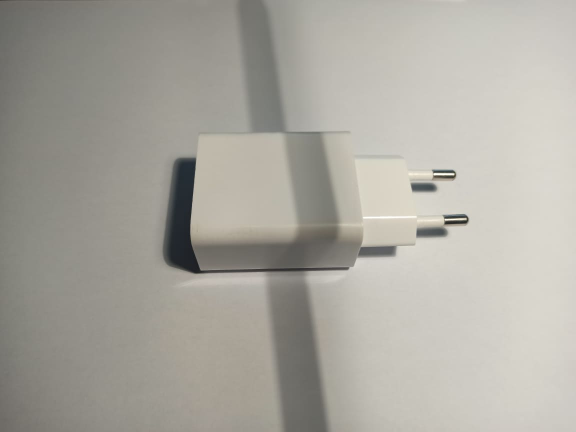
#> input picture imgs/charger2.jpg, 1152 x 864 px (shown at 1/2 size)
$ jupyter execute shadow_seg.ipynb   (older library calls are emulated)
#> lines starting #> are read from the running program, lines starting #| are printed output that depends on the picture; after the words box and inside, x2 and y2 are one past the last pixel; in counts of white or black regions, pixels touching at a corner belong together
[cell 1]
import cv2
import numpy as np
import os
from matplotlib import pyplot as plt
import math

[cell 2]
img = cv2.imread('../imgs/charger2.jpg')
#> img is the input picture: shape (864, 1152, 3); mean B, G, R 159.4, 167.3, 170.1
rgb_img = cv2.cvtColor(img, cv2.COLOR_BGR2RGB)
gray = cv2.cvtColor(img, cv2.COLOR_BGR2GRAY)
f = plt.figure()
f.add_subplot(1,2, 1)

plt.imshow(rgb_img)
plt.title('Original Image'), plt.xticks([]), plt.yticks([])

f.add_subplot(1,2, 2)

plt.imshow(gray, cmap="gray")
plt.title('Gray Image'), plt.xticks([]), plt.yticks([])

plt.show(block=True)
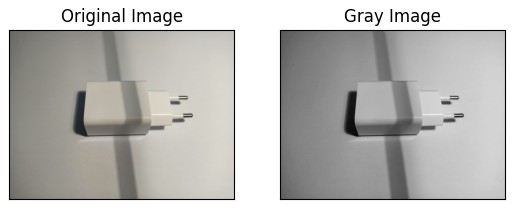
#> figure drawn by matplotlib, 2 panels

[cell 3]
clahe = cv2.createCLAHE(clipLimit=3.0, tileGridSize=(8,8))
cl1 = clahe.apply(gray)

plt.imshow(cl1, cmap="gray")
plt.title('Line shadow segmentation')
plt.xticks([]), plt.yticks([])
plt.show()

[cell 4]
kernel_size = 7
blur = cv2.GaussianBlur(cl1,(kernel_size, kernel_size),0)
plt.imshow(blur, cmap="gray")
plt.title('Blur Image')
plt.xticks([]), plt.yticks([])
plt.show()

[cell 5]
ret,thresh1 = cv2.threshold(cl1,100,255,cv2.THRESH_BINARY)
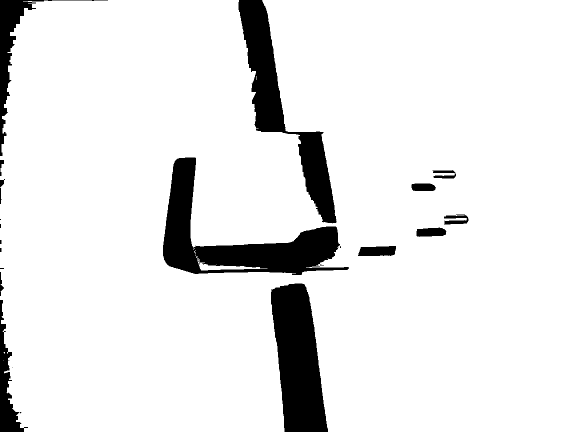
#> thresh1: shape (864, 1152) (shown at 1/2 size); 91% white; 24 black regions (8 under 20 px), largest, box (x1, y1, x2, y2) and area: (326, 315, 698, 550) 28160, (542, 567, 656, 864) 23479, (477, 0, 673, 447) 22356
thresh1 = cv2.dilate(~thresh1,(1,7),iterations = 10)
#> thresh1: shape (864, 1152); 10.6% white; 12 white regions (1 under 20 px), largest, box (x1, y1, x2, y2) and area: (326, 0, 698, 560) 58001, (542, 567, 656, 864) 23751, (0, 0, 216, 418) 10140

plt.imshow(thresh1, cmap='gray', vmin=0)
plt.title('Threshold'), plt.xticks([]), plt.yticks([])
plt.show()

[cell 6]
imgWithSobelX = cv2.Sobel(blur, cv2.CV_64F, 1, 0, ksize=5)
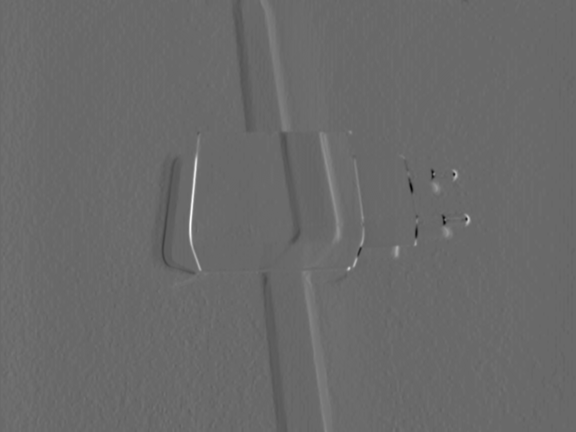
#> imgWithSobelX: shape (864, 1152) float64 (shown at 1/2 size); min -3820, max 5385, mean 11.3; drawn with min black and max white
imgWithSobelY = cv2.Sobel(blur, cv2.CV_64F, 0, 1, ksize=5)
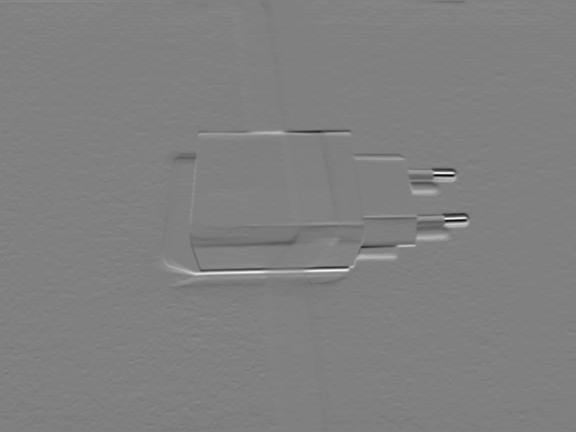
#> imgWithSobelY: shape (864, 1152) float64 (shown at 1/2 size); min -5250, max 5170, mean 1.2; drawn with min black and max white

f = plt.figure()
f.add_subplot(1,2, 1)
plt.imshow(imgWithSobelX, cmap='gray', vmin=0)
plt.title('Sobel X'), plt.xticks([]), plt.yticks([])
f.add_subplot(1,2, 2)
plt.imshow(imgWithSobelY, cmap = 'gray', vmin=0)
plt.title('Sobel Y'), plt.xticks([]), plt.yticks([])
plt.show(block=True)

[cell 7]
abs_grad_x = cv2.convertScaleAbs(imgWithSobelX)
abs_grad_y = cv2.convertScaleAbs(imgWithSobelY)
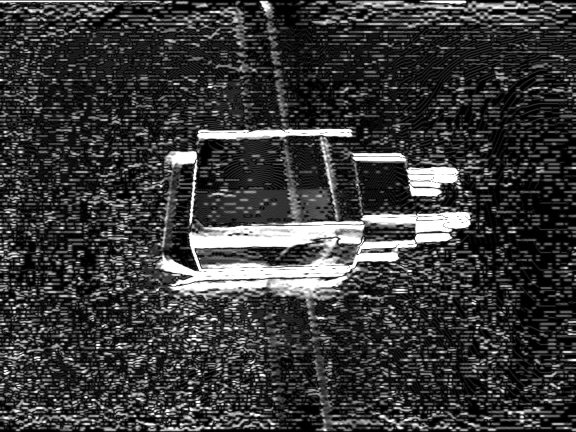
#> abs_grad_y: shape (864, 1152) (shown at 1/2 size); min 0, max 255, mean 57.4
grad = cv2.addWeighted(abs_grad_x, 0.8, abs_grad_y,0.2, 0)
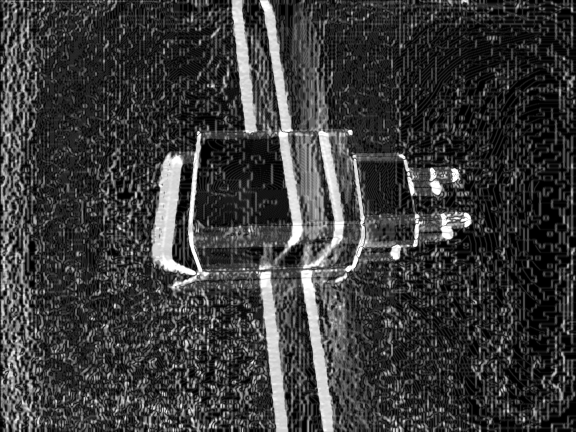
#> grad: shape (864, 1152) (shown at 1/2 size); min 0, max 255, mean 58.8
plt.imshow(grad, cmap='gray', vmin=0)
plt.title('Sobel'), plt.xticks([]), plt.yticks([])
plt.show()

[cell 8]
ret,thresh = cv2.threshold(grad,0,255,cv2.THRESH_BINARY + cv2.THRESH_OTSU)
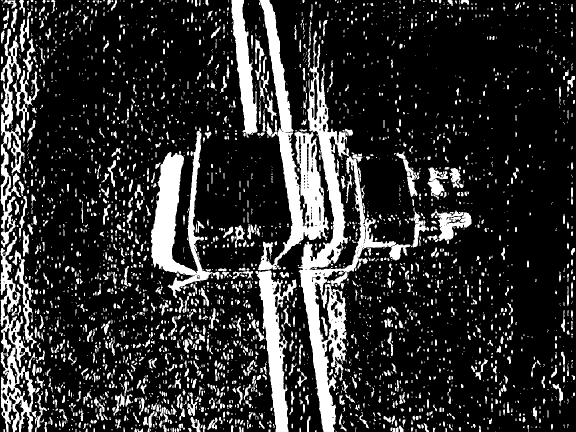
#> thresh: shape (864, 1152) (shown at 1/2 size); 18.6% white; 3328 white regions (2172 under 20 px), largest, box (x1, y1, x2, y2) and area: (596, 62, 821, 864) 31182, (516, 0, 658, 541) 19823, (302, 255, 439, 596) 14674
#> ret = 96

kernel = np.ones((5,5),np.uint8)

erosion = cv2.erode(thresh,kernel,iterations = 1)
#> erosion: shape (864, 1152); 6.1% white; 534 white regions (409 under 20 px), largest, box (x1, y1, x2, y2) and area: (602, 259, 688, 864) 12334, (304, 308, 390, 549) 8648, (558, 262, 653, 507) 7769
closing = cv2.morphologyEx(erosion, cv2.MORPH_CLOSE, (7,7))
#> closing: shape (864, 1152); 6.1% white; 532 white regions (407 under 20 px), largest, box (x1, y1, x2, y2) and area: (602, 260, 688, 864) 12317, (304, 309, 390, 550) 8648, (558, 263, 653, 508) 7769
dilation = cv2.dilate(closing,kernel,iterations = 1)
#> dilation: shape (864, 1152); 10.8% white; 384 white regions, largest, box (x1, y1, x2, y2) and area: (600, 194, 695, 864) 18718, (520, 0, 656, 510) 17631, (302, 264, 419, 583) 14105

plt.imshow(dilation, cmap='gray', vmin=0)
plt.title('Dilation'), plt.xticks([]), plt.yticks([])
plt.show()

[cell 9]
lines = cv2.bitwise_and(dilation,dilation, mask = thresh1)
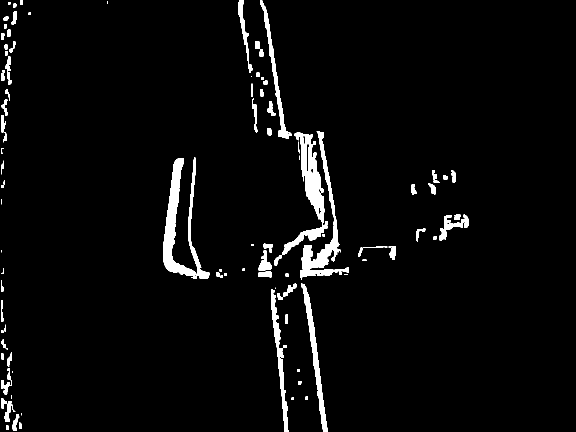
#> lines: shape (864, 1152) (shown at 1/2 size); 3.6% white; 107 white regions (10 under 20 px)
plt.imshow(lines, cmap='gray', vmin=0)
plt.title('Lines'), plt.xticks([]), plt.yticks([])
plt.show()

[cell 10]
copy = dilation.copy()
contours, hierarchy = cv2.findContours(copy, cv2.RETR_TREE, cv2.CHAIN_APPROX_SIMPLE)
#> contours = 424 contours, 97 with area under 20; largest, box (x1, y1, x2, y2) and area: (600, 194, 695, 864) 17894, (520, 0, 656, 510) 17020, (302, 264, 419, 583) 13399, (516, 542, 577, 864) 8250, (463, 0, 515, 269) 6286
img_copy = dilation.copy()
arr = []
for cnt in contours:
    epsilon = 0.01  *cv2.arcLength(cnt,True)
    approx = cv2.approxPolyDP(cnt,epsilon,True)
    if cv2.contourArea(approx) < 100:
        continue
    arr.append(cnt)
    cv2.drawContours(img_copy,[cnt],0,(100,0,100),5)
#> this loop made 424 passes
#> epsilon on passes 1, 5, 11: 0.228, 0.417, 0.214
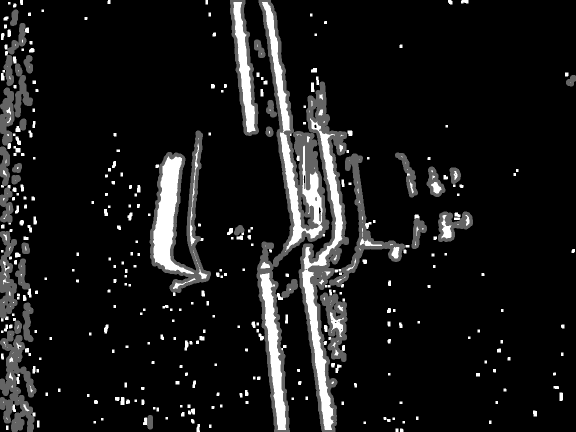
#> img_copy: shape (864, 1152) (shown at 1/2 size); min 0, max 255, mean 23.9
#> after the loop, arr = 70 contours; largest, box (x1, y1, x2, y2) and area: (600, 194, 695, 864) 17894, (520, 0, 656, 510) 17020, (302, 264, 419, 583) 13399, (516, 542, 577, 864) 8250, (463, 0, 515, 269) 6286
    #cv2.drawContours(img_copy,[cnt],0,(0,0,100),5)

plt.imshow(img_copy)
plt.title('Inverse')
plt.xticks([]), plt.yticks([])
plt.show()

[cell 11]
print(arr)
#> (printed output is left out)

[cell 12]
def getMaxY(approx):
    max_y = -1
    for p in approx:
        p = p[0]
        if p[1] > min_y:
            max_y = p[1]
    return max_y
def getMinY(approx):
    min_y  = 100000000
    for p in approx:
        p = p[0]
        if p[1] < min_y:
            min_y = p[1]
    return min_y

[cell 13]
processed = []
current = None
min_y  = 100000000
for approx in arr:
    for p in approx:
        p = p[0]
        if p[1] < min_y:
            min_y = p[1]
            current = approx
#> this loop made 70 passes
#> after the loop, current = contour of 610 points, box (x1, y1, x2, y2) (520, 0, 656, 510), area 17020; min_y = 0

processed.append(current)
max_Y = getMaxY(current)
#> the loop in getMaxY, `for p in approx:` made 610 passes
#> (p, max_y) on passes 2 to 13: ([520, 5], 5), ([521, 6], 6), ([521, 9], 9), ([522, 10], 10), ([522, 11], 11), ([523, 12], 12), ([523, 13], 13), ([524, 14], 14), ([524, 16], 16), ([525, 17], 17), ([525, 18], 18), ([526, 19], 19)
#> max_y on passes 61 to 66: 185, 186, 190, 191, 192, 194
#> max_Y = 4
next = None
diff = 1000000
while current is not None:
    for approx in arr:
        d = getMinY(approx) - max_Y
        if d > 0 and d < diff:
            next = approx
            diff = d
    if next is not None:
        processed.append(next)
        current = next
        max_Y = getMaxY(current)
        diff = 1000000
        next = None
    else:
        break
#> this loop made 65 passes
#> max_Y on passes 1 to 6: 22, 49, 82, 83, 113, 130

[cell 14]
for approx in processed:
    """rows,cols = img.shape[:2]
    [vx,vy,x,y] = cv2.fitLine(approx, cv2.DIST_L2,0,0.01,0.01)
    lefty = int((-x*vy/vx) + y)
    righty = int(((cols-x)*vy/vx)+y)
    cv2.line(img_copy,(cols-1,righty),(0,lefty),(255,255,0),2)"""
    cv2.drawContours(img_copy,[approx],0,(250,100,0),5)
#> this loop made 65 passes
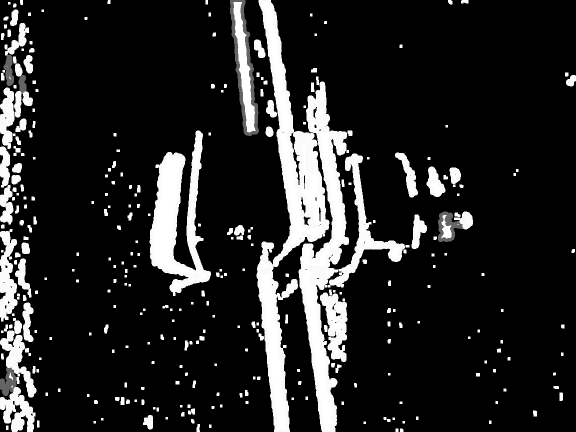
#> img_copy: shape (864, 1152) (shown at 1/2 size); 8.47% of pixels changed, all inside (x1, y1, x2, y2) = (0, 0, 1152, 864)

$ run again, with imgs/charger1.jpg copied over imgs/charger2.jpg
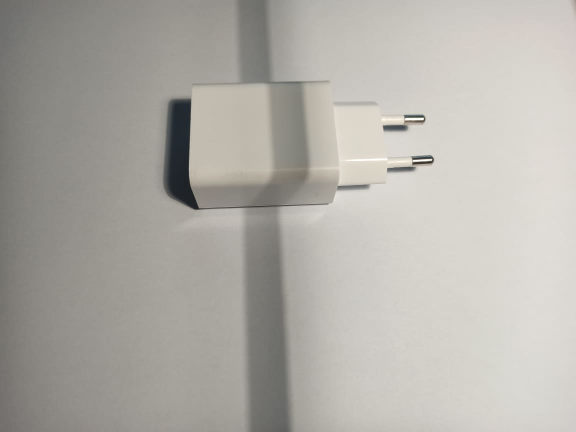
#> input picture imgs/charger1.jpg, 1152 x 864 px (shown at 1/2 size)
#> img is the input picture: shape (864, 1152, 3); mean B, G, R 167.7, 173.9, 176.8
#> thresh: shape (864, 1152); 22.2% white; 3580 white regions (2264 under 20 px), largest, box (x1, y1, x2, y2) and area: (303, 0, 609, 864) 50542, (1, 0, 81, 864) 31516, (544, 51, 755, 864) 29849
#> ret = 94
#> erosion: shape (864, 1152); 7% white; 720 white regions (532 under 20 px), largest, box (x1, y1, x2, y2) and area: (550, 160, 702, 864) 16622, (475, 157, 580, 864) 16268, (306, 187, 390, 421) 7401
#> closing: shape (864, 1152); 7% white; 719 white regions (531 under 20 px), largest, box (x1, y1, x2, y2) and area: (550, 161, 702, 864) 16606, (475, 158, 580, 864) 16246, (306, 188, 390, 422) 7401
#> dilation: shape (864, 1152); 13.4% white; 495 white regions (1 under 20 px), largest, box (x1, y1, x2, y2) and area: (470, 0, 607, 864) 29273, (548, 131, 754, 864) 25351, (304, 174, 412, 458) 12242
#> lines: shape (864, 1152); 4.3% white; 136 white regions (17 under 20 px)
#> contours = 557 contours, 112 with area under 20; largest, box (x1, y1, x2, y2) and area: (470, 0, 607, 864) 28048, (548, 131, 754, 864) 24972, (304, 174, 412, 458) 11614, (2, 168, 64, 440) 6041, (2, 592, 58, 864) 5584
#> the loop `for cnt in contours:` made 557 passes
#> epsilon on passes 3, 5, 6: 0.228, 0.202, 0.237
#> after the loop `for cnt in contours:`:
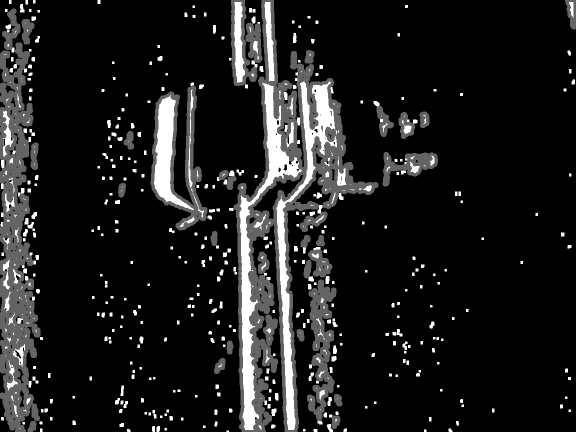
#> img_copy: shape (864, 1152) (shown at 1/2 size); min 0, max 255, mean 29.1
#> after the loop `for cnt in contours:`: arr = 99 contours; largest, box (x1, y1, x2, y2) and area: (470, 0, 607, 864) 28048, (548, 131, 754, 864) 24972, (304, 174, 412, 458) 11614, (2, 168, 64, 440) 6041, (2, 592, 58, 864) 5584
#> (printed output is left out)
#> the loop `for approx in arr:` made 99 passes
#> after the loop `for approx in arr:`: current = contour of 34 points, box (x1, y1, x2, y2) (1133, 0, 1151, 56), area 590; min_y = 0
#> the loop in getMaxY, `for p in approx:` made 34 passes
#> (p, max_y) on passes 2 to 9: ([1133, 3], 3), ([1134, 4], 4), ([1134, 7], 7), ([1136, 9], 9), ([1136, 10], 10), ([1137, 11], 11), ([1137, 12], 12), ([1138, 13], 13)
#> `max_Y = getMaxY(current)`: max_Y = 45
#> the loop `while current is not None:` made 86 passes
#> max_Y on passes 1 to 5: 49, 50, 65, 77, 88
#> the loop `for approx in processed:` made 86 passes
#> after the loop `for approx in processed:`:
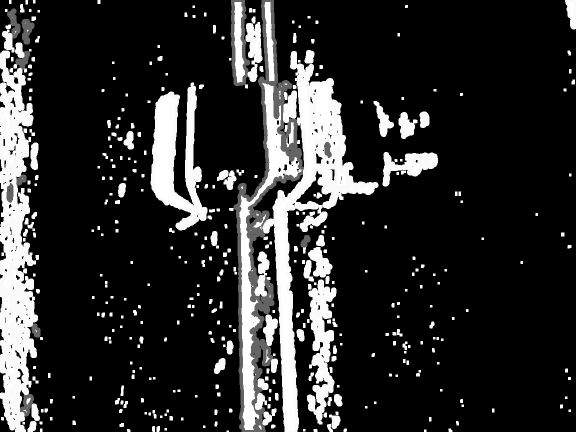
#> img_copy: shape (864, 1152) (shown at 1/2 size); 9.49% of pixels changed, all inside (x1, y1, x2, y2) = (0, 0, 1152, 864)

$ run again, with imgs/charger_1.jpg copied over imgs/charger2.jpg
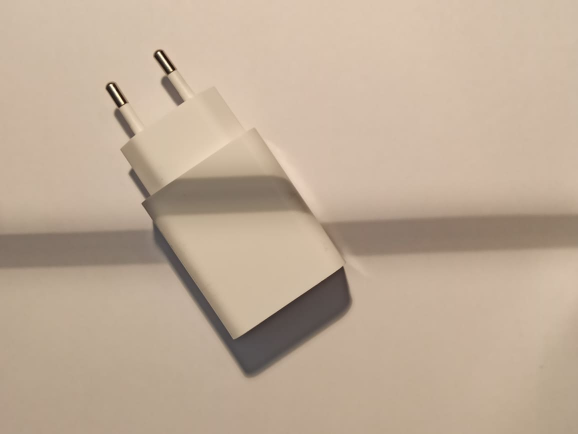
#> input picture imgs/charger_1.jpg, 1156 x 868 px (shown at 1/2 size)
#> img is the input picture: shape (868, 1156, 3); mean B, G, R 151.6, 171.9, 191.4
#> thresh: shape (868, 1156); 9.9% white; 1461 white regions (1003 under 20 px), largest, box (x1, y1, x2, y2) and area: (206, 93, 742, 769) 68626, (1062, 647, 1104, 807) 1421, (1119, 588, 1154, 721) 1357
#> ret = 116
#> erosion: shape (868, 1156); 4.2% white; 136 white regions (102 under 20 px), largest, box (x1, y1, x2, y2) and area: (208, 163, 496, 765) 18998, (471, 385, 712, 762) 10079, (304, 97, 376, 219) 2393
#> closing: shape (868, 1156); 4.2% white; 135 white regions (101 under 20 px), largest, box (x1, y1, x2, y2) and area: (208, 164, 496, 766) 18998, (471, 386, 712, 763) 10079, (304, 98, 376, 220) 2393
#> dilation: shape (868, 1156); 7.1% white; 82 white regions, largest, box (x1, y1, x2, y2) and area: (206, 162, 736, 768) 57861, (302, 96, 454, 271) 7100, (428, 171, 492, 261) 718
#> lines: shape (868, 1156); 2.7% white; 24 white regions (1 under 20 px)
#> contours = 378 contours, 301 with area under 20; largest, box (x1, y1, x2, y2) and area: (206, 162, 736, 768) 131562, (244, 275, 670, 666) 74076, (302, 96, 454, 271) 7338, (536, 285, 638, 430) 1346, (428, 171, 492, 261) 620
#> the loop `for cnt in contours:` made 378 passes
#> epsilon on passes 2 to 4: 0.234, 0.228, 0.208
#> after the loop `for cnt in contours:`: arr = 17 contours; largest, box (x1, y1, x2, y2) and area: (206, 162, 736, 768) 131562, (244, 275, 670, 666) 74076, (302, 96, 454, 271) 7338, (536, 285, 638, 430) 1346, (428, 171, 492, 261) 620
#> (printed output is left out)
#> the loop `for approx in arr:` made 17 passes
#> after the loop `for approx in arr:`: current = contour of 333 points, box (x1, y1, x2, y2) (302, 96, 454, 271), area 7338; min_y = 96
#> the loop in getMaxY, `for p in approx:` made 333 passes
#> (p, max_y) on passes 2 to 9: ([322, 101], 101), ([321, 102], 102), ([320, 102], 102), ([319, 101], 101), ([319, 97], 97), ([311, 97], 97), ([310, 98], 98), ([309, 98], 98)
#> `max_Y = getMaxY(current)`: max_Y = 97
#> the loop `while current is not None:` made 16 passes
#> max_Y on passes 1 to 8: 156, 162, 171, 224, 274, 283, 287, 393
#> after the loop `while current is not None:`: current = contour of 55 points, box (x1, y1, x2, y2) (1071, 685, 1094, 745), area 507; diff = 1000000; max_Y = 685; processed = 16 contours; largest, box (x1, y1, x2, y2) and area: (206, 162, 736, 768) 131562, (244, 275, 670, 666) 74076, (302, 96, 454, 271) 7338, (536, 285, 638, 430) 1346, (428, 171, 492, 261) 620
#> the loop `for approx in processed:` made 16 passes
#> after the loop `for approx in processed:`:
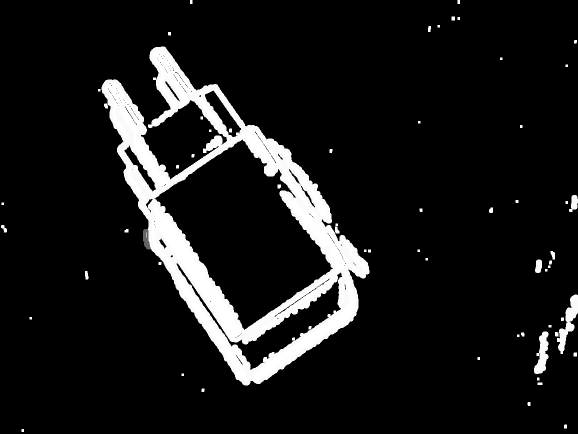
#> img_copy: shape (868, 1156) (shown at 1/2 size); min 0, max 255, mean 23.5
